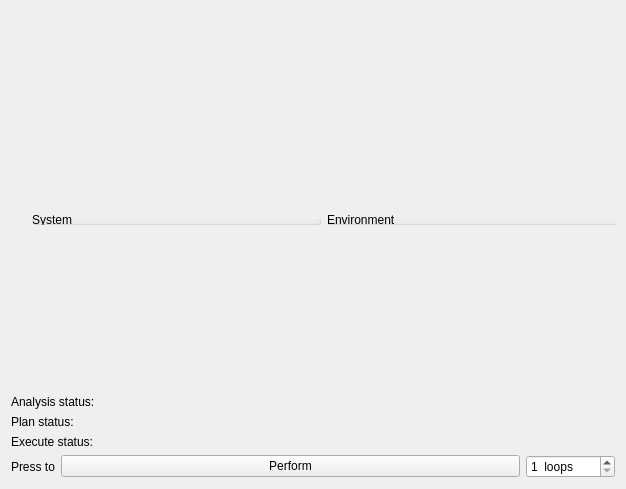
<?xml version="1.0" encoding="UTF-8"?>
<ui version="4.0">
 <class>Widget</class>
 <widget class="QWidget" name="Widget">
  <property name="geometry">
   <rect>
    <x>0</x>
    <y>0</y>
    <width>626</width>
    <height>489</height>
   </rect>
  </property>
  <property name="windowTitle">
   <string>Monitor</string>
  </property>
  <layout class="QVBoxLayout" name="verticalLayout" stretch="0,0,0,0,0">
   <item>
    <widget class="QScrollArea" name="scrollArea">
     <property name="frameShape">
      <enum>QFrame::NoFrame</enum>
     </property>
     <property name="widgetResizable">
      <bool>true</bool>
     </property>
     <widget class="QWidget" name="scrollAreaWidgetContents">
      <property name="geometry">
       <rect>
        <x>0</x>
        <y>0</y>
        <width>606</width>
        <height>378</height>
       </rect>
      </property>
      <widget class="QWidget" name="">
       <property name="geometry">
        <rect>
         <x>10</x>
         <y>190</y>
         <width>606</width>
         <height>35</height>
        </rect>
       </property>
       <layout class="QHBoxLayout" name="horizontalLayout">
        <item>
         <widget class="QGroupBox" name="groupBox">
          <property name="title">
           <string>System</string>
          </property>
         </widget>
        </item>
        <item>
         <widget class="QGroupBox" name="groupBox_2">
          <property name="title">
           <string>Environment</string>
          </property>
         </widget>
        </item>
       </layout>
      </widget>
     </widget>
    </widget>
   </item>
   <item>
    <widget class="QLabel" name="label">
     <property name="text">
      <string>Analysis status:</string>
     </property>
    </widget>
   </item>
   <item>
    <widget class="QLabel" name="label_2">
     <property name="text">
      <string>Plan status:</string>
     </property>
    </widget>
   </item>
   <item>
    <widget class="QLabel" name="label_3">
     <property name="text">
      <string>Execute status:</string>
     </property>
    </widget>
   </item>
   <item>
    <layout class="QHBoxLayout" name="horizontalLayout_2" stretch="0,1,0">
     <item>
      <widget class="QLabel" name="label_5">
       <property name="text">
        <string>Press to</string>
       </property>
      </widget>
     </item>
     <item>
      <widget class="QPushButton" name="pushButton">
       <property name="text">
        <string>Perform</string>
       </property>
      </widget>
     </item>
     <item>
      <widget class="QSpinBox" name="spinBox">
       <property name="suffix">
        <string>  loops</string>
       </property>
       <property name="minimum">
        <number>1</number>
       </property>
       <property name="maximum">
        <number>1000</number>
       </property>
      </widget>
     </item>
    </layout>
   </item>
  </layout>
 </widget>
 <layoutdefault spacing="6" margin="11"/>
 <resources/>
 <connections/>
</ui>
